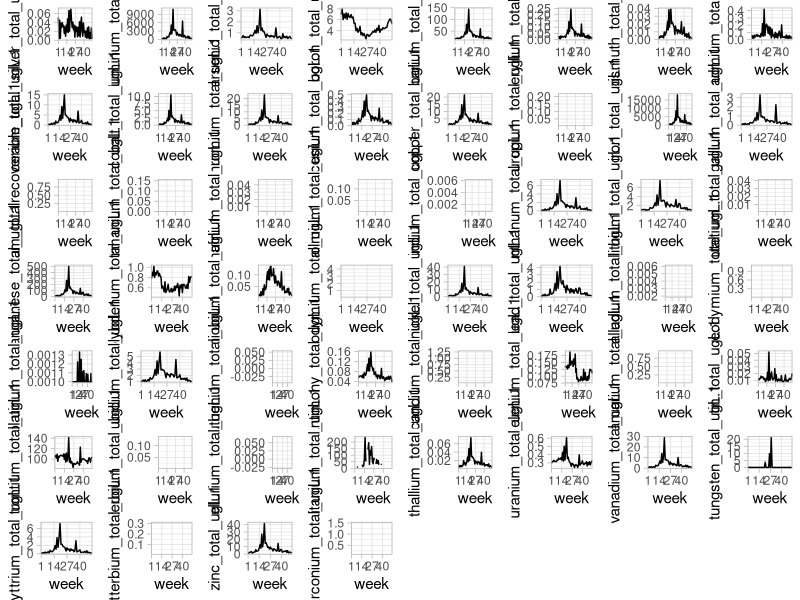
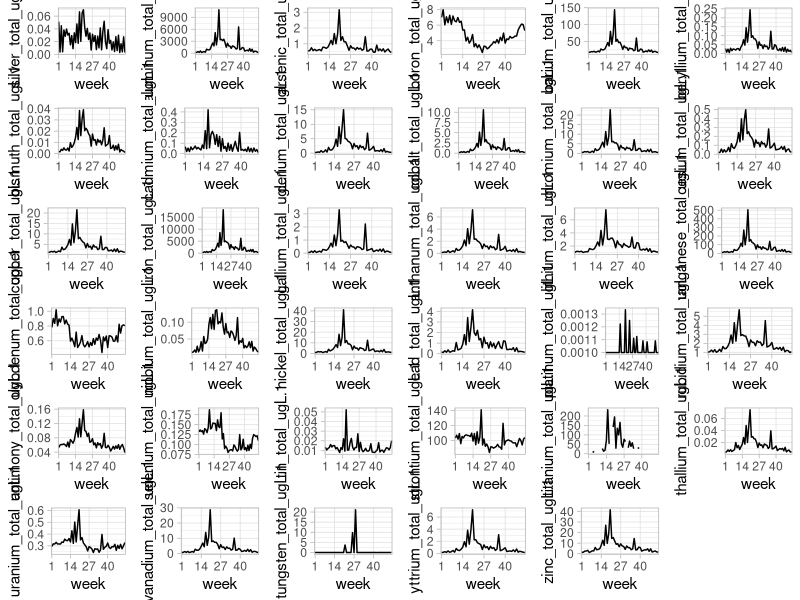
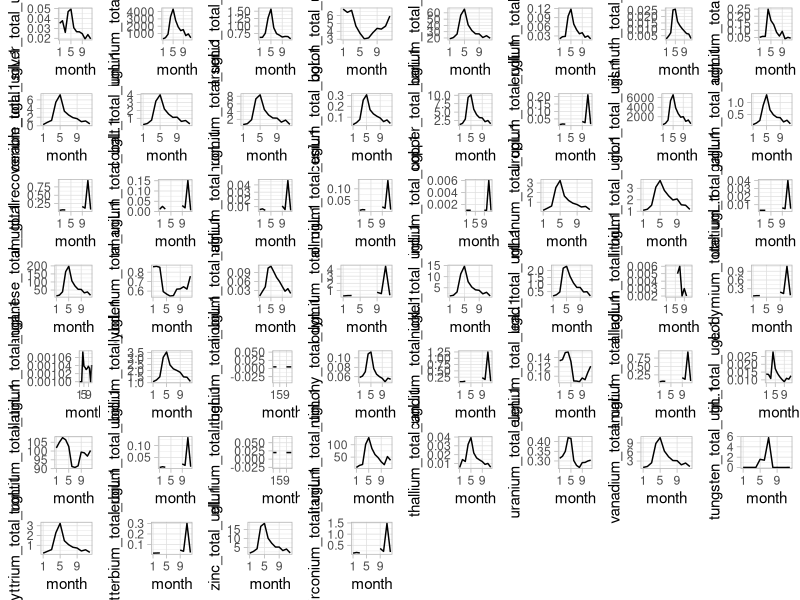
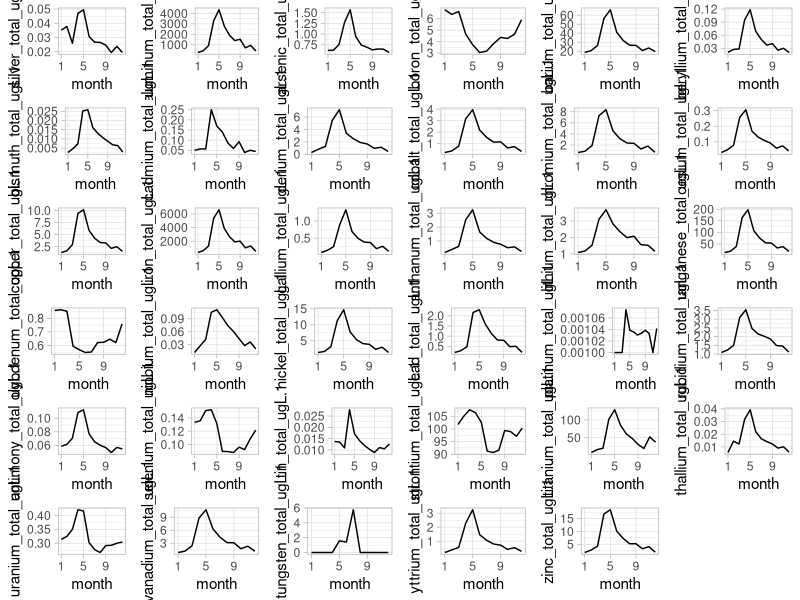
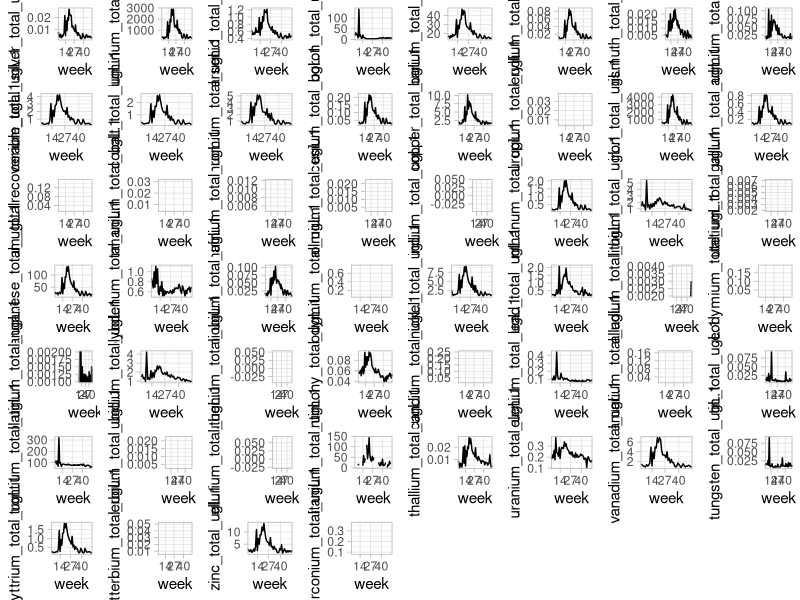
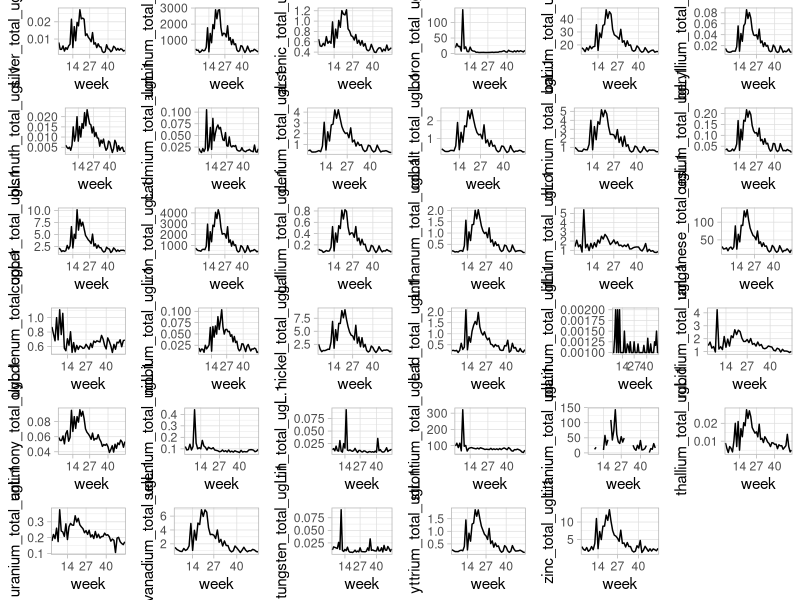
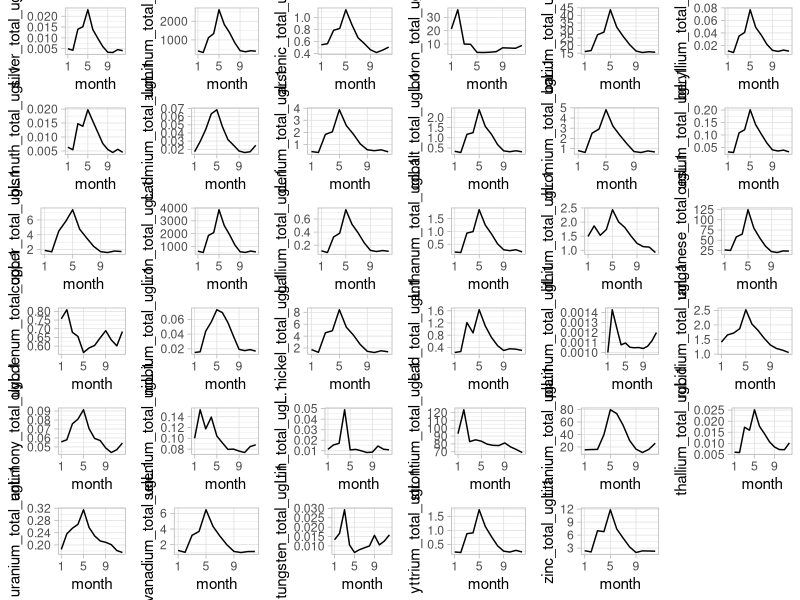
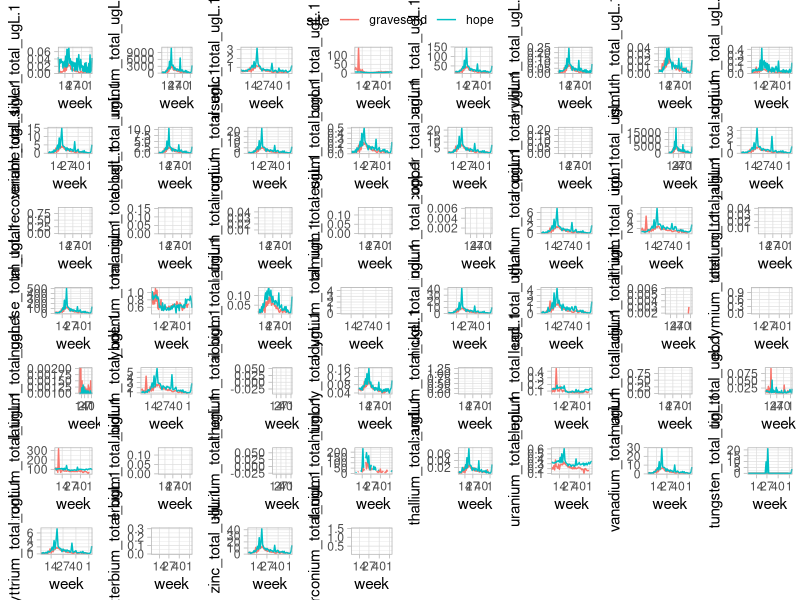

Recreate these plots in R, in order.
library(tidyverse)
library(dplyr)
library(ggpubr)

##Loading all hope datasheets and joining into one csv

hopemetals <- (read.csv("hopemetals1.csv") %>%
                 rename("sample_time" = 1)) %>%
  full_join((read.csv("hopemetals2.csv")%>%
               rename("sample_time" = 1,
                      "sample_number" = 2,
                      "sample_type" = 3)), 
             by = c("sample_time", "sample_number", "sample_type")) %>%
  full_join((read.csv("hopemetals3.csv") %>%
               rename("sample_time" = 1,
                      "sample_number" = 2,
                      "sample_type" = 3)), 
             by = c("sample_time", "sample_number", "sample_type")) %>%
  full_join((read.csv("hopemetals4.csv") %>%
               rename("sample_time" = 1,
                      "sample_number" = 2,
                      "sample_type" = 3)), 
             by = c("sample_time", "sample_number", "sample_type")) %>%
  full_join((read.csv("hopemetals5.csv") %>%
               rename("sample_time" = 1,
                      "sample_number" = 2,
                      "sample_type" = 3)), 
             by = c("sample_time", "sample_number", "sample_type")) %>%
  full_join((read.csv("hopemetals6.csv") %>%
               rename("sample_time" = 1,
                      "sample_number" = 2,
                      "sample_type" = 3)), 
             by = c("sample_time", "sample_number", "sample_type")) %>%
  filter(if_all(everything(), ~!grepl(-999999.000, .))) %>% #Removing an error variable
  mutate(week = lubridate::isoweek(sample_time),            #Adding week and month variables
         month = lubridate::month(sample_time)) %>%
  relocate(c("week", "month"), .after = sample_time) %>%
  mutate(week = factor(week),
         month = factor(month))

##Creating mean dataframes for weeks and months
hopemetals_meanweeks <-
  hopemetals %>%
  group_by(lubridate::isoweek(sample_time)) %>%
  summarize_at(vars(aluminum_total_ugL.1:zirconium_total_ugL.1),
               mean,
               na.rm=TRUE) %>%
  rename("week" = "lubridate::isoweek(sample_time)") %>%
  mutate(week = factor(week))

hopemetals_meanmonths <-
  hopemetals %>%
  group_by(lubridate::month(sample_time)) %>%
  summarize_at(vars(aluminum_total_ugL.1:zirconium_total_ugL.1),
               mean,
               na.rm=TRUE) %>%
  rename("month" = "lubridate::month(sample_time)") %>%
  mutate(month = factor(month))


##Plotting all elements by week (average lines only for facetting)
hopemetals_weeklineplots <- function(y) {
  ggplot() +
    geom_line(data = hopemetals_meanweeks,
              aes(x = week,
                  y={{y}},
                  group = 1)) +
    scale_x_discrete(breaks=seq(1,52,13)) +
    theme_light()
}

Al_week_line_hope <- hopemetals_weeklineplots(aluminum_total_ugL.1)
Sb_week_line_hope <- hopemetals_weeklineplots(antimony_total_ugL.1)
As_week_line_hope <- hopemetals_weeklineplots(arsenic_total_ugL.1)
Ba_week_line_hope <- hopemetals_weeklineplots(barium_total_ugL.1)
Be_week_line_hope <- hopemetals_weeklineplots(beryllium_total_ugL.1)
Bi_week_line_hope <- hopemetals_weeklineplots(bismuth_total_ugL.1)
B_week_line_hope <- hopemetals_weeklineplots(boron_total_ugL.1)
Cd_week_line_hope <- hopemetals_weeklineplots(cadmium_total_ugL.1)
Ce_week_line_hope <- hopemetals_weeklineplots(cerium_total_ugL.1)
Cs_week_line_hope <- hopemetals_weeklineplots(cesium_total_ugL.1)
Cr_week_line_hope <- hopemetals_weeklineplots(chromium_total_ugL.1)
Co_week_line_hope <- hopemetals_weeklineplots(cobalt_total_ugL.1)
Cu_week_line_hope <- hopemetals_weeklineplots(copper_total_ugL.1)
Eu_week_line_hope <-hopemetals_weeklineplots(europium_total_ugL.1)
Gd_week_line_hope <- hopemetals_weeklineplots(gadolinium_totalrecoverable_ugL.1)
Ga_week_line_hope <- hopemetals_weeklineplots(gallium_total_ugL.1)
Ge_week_line_hope <- hopemetals_weeklineplots(germanium_total_ugL.1)
Hf_week_line_hope <- hopemetals_weeklineplots(hafnium_total_ugL.1)
Ho_week_line_hope <- hopemetals_weeklineplots(holmium_total_ugL.1)
In_week_line_hope <- hopemetals_weeklineplots(indium_total_ugL.1)
Fe_week_line_hope <- hopemetals_weeklineplots(iron_total_ugL.1)
La_week_line_hope <- hopemetals_weeklineplots(lanthanum_total_ugL.1)
Pb_week_line_hope <- hopemetals_weeklineplots(lead_total_ugL.1)
Li_week_line_hope <- hopemetals_weeklineplots(lithium_total_ugL.1)
Lu_week_line_hope <- hopemetals_weeklineplots(lutetium_total_ugL.1)
Mn_week_line_hope <- hopemetals_weeklineplots(manganese_total_ugL.1)
Mo_week_line_hope <- hopemetals_weeklineplots(molybdenum_total_ugL.1)
Nd_week_line_hope <- hopemetals_weeklineplots(neodymium_total_ugL.1)
Ni_week_line_hope <- hopemetals_weeklineplots(nickel_total_ugL.1)
Nb_week_line_hope <- hopemetals_weeklineplots(niobium_total_ugL.1)
Pd_week_line_hope <- hopemetals_weeklineplots(palladium_total_ugL.1)
Pt_week_line_hope <- hopemetals_weeklineplots(platinum_total_ugL.1)
Pr_week_line_hope <- hopemetals_weeklineplots(praseodymium_total_ugL.1)
Rb_week_line_hope <- hopemetals_weeklineplots(rubidium_total_ugL.1)
Ru_week_line_hope <- hopemetals_weeklineplots(ruthenium_total_ugL.1)
Sm_week_line_hope <- hopemetals_weeklineplots(samarium_total_ugL.1)
Sc_week_line_hope <- hopemetals_weeklineplots(scandium_total_ugL.1)
Se_week_line_hope <- hopemetals_weeklineplots(selenium_total_ugL.1)
Ag_week_line_hope <- hopemetals_weeklineplots(silver_total_ugL.1)
Sr_week_line_hope <- hopemetals_weeklineplots(strontium_total_ugL.1)
Te_week_line_hope <- hopemetals_weeklineplots(tellurium_total_ugL.1)
Tb_week_line_hope <- hopemetals_weeklineplots(terbium_total_ugL.1)
Tl_week_line_hope <- hopemetals_weeklineplots(thallium_total_ugL.1)
Sn_week_line_hope <- hopemetals_weeklineplots(tin_total_ugL.1)
Ti_week_line_hope <- hopemetals_weeklineplots(titanium_total_ugL.1)
W_week_line_hope <- hopemetals_weeklineplots(tungsten_total_ugL.1)
U_week_line_hope <- hopemetals_weeklineplots(uranium_total_ugL.1)
V_week_line_hope <- hopemetals_weeklineplots(vanadium_total_ugL.1)
Yb_week_line_hope <- hopemetals_weeklineplots(ytterbium_total_ugL.1)
Y_week_line_hope <- hopemetals_weeklineplots(yttrium_total_ugL.1)
Zn_week_line_hope <- hopemetals_weeklineplots(zinc_total_ugL.1)
Zr_week_line_hope <- hopemetals_weeklineplots(zirconium_total_ugL.1)

allmetals_week_line_hope <-
ggarrange(Ag_week_line_hope,
          Al_week_line_hope,
          As_week_line_hope,
          B_week_line_hope,
          Ba_week_line_hope,
          Be_week_line_hope,
          Bi_week_line_hope,
          Cd_week_line_hope,
          Ce_week_line_hope,
          Co_week_line_hope,
          Cr_week_line_hope,
          Cs_week_line_hope,
          Cu_week_line_hope,
          Eu_week_line_hope,
          Fe_week_line_hope,
          Ga_week_line_hope,
          Gd_week_line_hope,
          Ge_week_line_hope,
          Hf_week_line_hope,
          Ho_week_line_hope,
          In_week_line_hope,
          La_week_line_hope,
          Li_week_line_hope,
          Lu_week_line_hope,
          Mn_week_line_hope,
          Mo_week_line_hope,
          Nb_week_line_hope,
          Nd_week_line_hope,
          Ni_week_line_hope,
          Pb_week_line_hope,
          Pd_week_line_hope,
          Pr_week_line_hope,
          Pt_week_line_hope,
          Rb_week_line_hope,
          Ru_week_line_hope,
          Sb_week_line_hope,
          Sc_week_line_hope,
          Se_week_line_hope,
          Sm_week_line_hope,
          Sn_week_line_hope,
          Sr_week_line_hope,
          Tb_week_line_hope,
          Te_week_line_hope,
          Ti_week_line_hope,
          Tl_week_line_hope,
          U_week_line_hope,
          V_week_line_hope,
          W_week_line_hope,
          Y_week_line_hope,
          Yb_week_line_hope,
          Zn_week_line_hope,
          Zr_week_line_hope,
          ncol = 8, nrow = 7)
          
print(allmetals_week_line_hope) #There are a bunch without any data so making a version without those

metals_week_line_hope <-
  ggarrange(Ag_week_line_hope,
            Al_week_line_hope,
            As_week_line_hope,
            B_week_line_hope,
            Ba_week_line_hope,
            Be_week_line_hope,
            Bi_week_line_hope,
            Cd_week_line_hope,
            Ce_week_line_hope,
            Co_week_line_hope,
            Cr_week_line_hope,
            Cs_week_line_hope,
            Cu_week_line_hope,
            Fe_week_line_hope,
            Ga_week_line_hope,
            La_week_line_hope,
            Li_week_line_hope,
            Mn_week_line_hope,
            Mo_week_line_hope,
            Nb_week_line_hope,
            Ni_week_line_hope,
            Pb_week_line_hope,
            Pt_week_line_hope,
            Rb_week_line_hope,
            Sb_week_line_hope,
            Se_week_line_hope,
            Sn_week_line_hope,
            Sr_week_line_hope,
            Ti_week_line_hope,
            Tl_week_line_hope,
            U_week_line_hope,
            V_week_line_hope,
            W_week_line_hope,
            Y_week_line_hope,
            Zn_week_line_hope,
            ncol = 6, nrow = 6)

print(metals_week_line_hope)

##Plotting all elements by month
hopemetals_monthlineplots <- function(y) {
  ggplot() +
    geom_line(data = hopemetals_meanmonths,
              aes(x = month,
                  y={{y}},
                  group = 1)) +
    scale_x_discrete(breaks=seq(1,12,4)) +
    theme_light()
}

Al_month_line_hope <- hopemetals_monthlineplots(aluminum_total_ugL.1)
Sb_month_line_hope <- hopemetals_monthlineplots(antimony_total_ugL.1)
As_month_line_hope <- hopemetals_monthlineplots(arsenic_total_ugL.1)
Ba_month_line_hope <- hopemetals_monthlineplots(barium_total_ugL.1)
Be_month_line_hope <- hopemetals_monthlineplots(beryllium_total_ugL.1)
Bi_month_line_hope <- hopemetals_monthlineplots(bismuth_total_ugL.1)
B_month_line_hope <- hopemetals_monthlineplots(boron_total_ugL.1)
Cd_month_line_hope <- hopemetals_monthlineplots(cadmium_total_ugL.1)
Ce_month_line_hope <- hopemetals_monthlineplots(cerium_total_ugL.1)
Cs_month_line_hope <- hopemetals_monthlineplots(cesium_total_ugL.1)
Cr_month_line_hope <- hopemetals_monthlineplots(chromium_total_ugL.1)
Co_month_line_hope <- hopemetals_monthlineplots(cobalt_total_ugL.1)
Cu_month_line_hope <- hopemetals_monthlineplots(copper_total_ugL.1)
Eu_month_line_hope <-hopemetals_monthlineplots(europium_total_ugL.1)
Gd_month_line_hope <- hopemetals_monthlineplots(gadolinium_totalrecoverable_ugL.1)
Ga_month_line_hope <- hopemetals_monthlineplots(gallium_total_ugL.1)
Ge_month_line_hope <- hopemetals_monthlineplots(germanium_total_ugL.1)
Hf_month_line_hope <- hopemetals_monthlineplots(hafnium_total_ugL.1)
Ho_month_line_hope <- hopemetals_monthlineplots(holmium_total_ugL.1)
In_month_line_hope <- hopemetals_monthlineplots(indium_total_ugL.1)
Fe_month_line_hope <- hopemetals_monthlineplots(iron_total_ugL.1)
La_month_line_hope <- hopemetals_monthlineplots(lanthanum_total_ugL.1)
Pb_month_line_hope <- hopemetals_monthlineplots(lead_total_ugL.1)
Li_month_line_hope <- hopemetals_monthlineplots(lithium_total_ugL.1)
Lu_month_line_hope <- hopemetals_monthlineplots(lutetium_total_ugL.1)
Mn_month_line_hope <- hopemetals_monthlineplots(manganese_total_ugL.1)
Mo_month_line_hope <- hopemetals_monthlineplots(molybdenum_total_ugL.1)
Nd_month_line_hope <- hopemetals_monthlineplots(neodymium_total_ugL.1)
Ni_month_line_hope <- hopemetals_monthlineplots(nickel_total_ugL.1)
Nb_month_line_hope <- hopemetals_monthlineplots(niobium_total_ugL.1)
Pd_month_line_hope <- hopemetals_monthlineplots(palladium_total_ugL.1)
Pt_month_line_hope <- hopemetals_monthlineplots(platinum_total_ugL.1)
Pr_month_line_hope <- hopemetals_monthlineplots(praseodymium_total_ugL.1)
Rb_month_line_hope <- hopemetals_monthlineplots(rubidium_total_ugL.1)
Ru_month_line_hope <- hopemetals_monthlineplots(ruthenium_total_ugL.1)
Sm_month_line_hope <- hopemetals_monthlineplots(samarium_total_ugL.1)
Sc_month_line_hope <- hopemetals_monthlineplots(scandium_total_ugL.1)
Se_month_line_hope <- hopemetals_monthlineplots(selenium_total_ugL.1)
Ag_month_line_hope <- hopemetals_monthlineplots(silver_total_ugL.1)
Sr_month_line_hope <- hopemetals_monthlineplots(strontium_total_ugL.1)
Te_month_line_hope <- hopemetals_monthlineplots(tellurium_total_ugL.1)
Tb_month_line_hope <- hopemetals_monthlineplots(terbium_total_ugL.1)
Tl_month_line_hope <- hopemetals_monthlineplots(thallium_total_ugL.1)
Sn_month_line_hope <- hopemetals_monthlineplots(tin_total_ugL.1)
Ti_month_line_hope <- hopemetals_monthlineplots(titanium_total_ugL.1)
W_month_line_hope <- hopemetals_monthlineplots(tungsten_total_ugL.1)
U_month_line_hope <- hopemetals_monthlineplots(uranium_total_ugL.1)
V_month_line_hope <- hopemetals_monthlineplots(vanadium_total_ugL.1)
Yb_month_line_hope <- hopemetals_monthlineplots(ytterbium_total_ugL.1)
Y_month_line_hope <- hopemetals_monthlineplots(yttrium_total_ugL.1)
Zn_month_line_hope <- hopemetals_monthlineplots(zinc_total_ugL.1)
Zr_month_line_hope <- hopemetals_monthlineplots(zirconium_total_ugL.1)

allmetals_month_line_hope <-
  ggarrange(Ag_month_line_hope,
            Al_month_line_hope,
            As_month_line_hope,
            B_month_line_hope,
            Ba_month_line_hope,
            Be_month_line_hope,
            Bi_month_line_hope,
            Cd_month_line_hope,
            Ce_month_line_hope,
            Co_month_line_hope,
            Cr_month_line_hope,
            Cs_month_line_hope,
            Cu_month_line_hope,
            Eu_month_line_hope,
            Fe_month_line_hope,
            Ga_month_line_hope,
            Gd_month_line_hope,
            Ge_month_line_hope,
            Hf_month_line_hope,
            Ho_month_line_hope,
            In_month_line_hope,
            La_month_line_hope,
            Li_month_line_hope,
            Lu_month_line_hope,
            Mn_month_line_hope,
            Mo_month_line_hope,
            Nb_month_line_hope,
            Nd_month_line_hope,
            Ni_month_line_hope,
            Pb_month_line_hope,
            Pd_month_line_hope,
            Pr_month_line_hope,
            Pt_month_line_hope,
            Rb_month_line_hope,
            Ru_month_line_hope,
            Sb_month_line_hope,
            Sc_month_line_hope,
            Se_month_line_hope,
            Sm_month_line_hope,
            Sn_month_line_hope,
            Sr_month_line_hope,
            Tb_month_line_hope,
            Te_month_line_hope,
            Ti_month_line_hope,
            Tl_month_line_hope,
            U_month_line_hope,
            V_month_line_hope,
            W_month_line_hope,
            Y_month_line_hope,
            Yb_month_line_hope,
            Zn_month_line_hope,
            Zr_month_line_hope,
            ncol = 8, nrow = 7)

print(allmetals_month_line_hope)

metals_month_line_hope <-
  ggarrange(Ag_month_line_hope,
            Al_month_line_hope,
            As_month_line_hope,
            B_month_line_hope,
            Ba_month_line_hope,
            Be_month_line_hope,
            Bi_month_line_hope,
            Cd_month_line_hope,
            Ce_month_line_hope,
            Co_month_line_hope,
            Cr_month_line_hope,
            Cs_month_line_hope,
            Cu_month_line_hope,
            Fe_month_line_hope,
            Ga_month_line_hope,
            La_month_line_hope,
            Li_month_line_hope,
            Mn_month_line_hope,
            Mo_month_line_hope,
            Nb_month_line_hope,
            Ni_month_line_hope,
            Pb_month_line_hope,
            Pt_month_line_hope,
            Rb_month_line_hope,
            Sb_month_line_hope,
            Se_month_line_hope,
            Sn_month_line_hope,
            Sr_month_line_hope,
            Ti_month_line_hope,
            Tl_month_line_hope,
            U_month_line_hope,
            V_month_line_hope,
            W_month_line_hope,
            Y_month_line_hope,
            Zn_month_line_hope,
            ncol = 6, nrow = 6)

print(metals_month_line_hope)

##GRAVESEND REACH

#Loading datasheets and joining to a single sheet

gravesendmetals <- (read.csv("gravesendmetals1.csv") %>%
                      rename("sample_time" = 1,
                             "sample_number" = 2,
                             "sample_type" = 3)) %>%
  full_join((read.csv("gravesendmetals2.csv")%>%
               rename("sample_time" = 1,
                      "sample_number" = 2,
                      "sample_type" = 3)), 
            by = c("sample_time", "sample_number", "sample_type")) %>%
  full_join((read.csv("gravesendmetals3.csv") %>%
               rename("sample_time" = 1,
                      "sample_number" = 2,
                      "sample_type" = 3)), 
            by = c("sample_time", "sample_number", "sample_type")) %>%
  full_join((read.csv("gravesendmetals4.csv") %>%
               rename("sample_time" = 1,
                      "sample_number" = 2,
                      "sample_type" = 3)), 
            by = c("sample_time", "sample_number", "sample_type")) %>%
  full_join((read.csv("gravesendmetals5.csv") %>%
               rename("sample_time" = 1,
                      "sample_number" = 2,
                      "sample_type" = 3)), 
            by = c("sample_time", "sample_number", "sample_type")) %>%
  full_join((read.csv("gravesendmetals6.csv") %>%
               rename("sample_time" = 1,
                      "sample_number" = 2,
                      "sample_type" = 3)), 
            by = c("sample_time", "sample_number", "sample_type")) %>%
  filter(if_all(everything(), ~!grepl(-999999.000, .))) %>% #Removing an error variable
  mutate(week = lubridate::isoweek(sample_time),            #Adding week and month variable to metals df
         month = lubridate::month(sample_time)) %>%
  relocate(c("week", "month"), .after = sample_time) %>%
  mutate(week = factor(week),
         month = factor(month))


##Creating mean dataframes for weeks and months
gravesendmetals_meanweeks <-
  gravesendmetals %>%
  group_by(lubridate::isoweek(sample_time)) %>%
  summarize_at(vars(aluminum_total_ugL.1:zirconium_total_ugL.1),
               mean,
               na.rm=TRUE) %>%
  rename("week" = "lubridate::isoweek(sample_time)") %>%
  mutate(week = factor(week))

gravesendmetals_meanmonths <-
  gravesendmetals %>%
  group_by(lubridate::month(sample_time)) %>%
  summarize_at(vars(aluminum_total_ugL.1:zirconium_total_ugL.1),
               mean,
               na.rm=TRUE) %>%
  rename("month" = "lubridate::month(sample_time)") %>%
  mutate(month = factor(month))

#Plotting week line plots

gravesendmetals_weeklineplots <- function(y) {
  ggplot() +
    geom_line(data = gravesendmetals_meanweeks,
              aes(x = week,
                  y={{y}},
                  group = 1)) +
    scale_x_discrete(breaks=seq(1,52,13)) +
    theme_light()
}

Al_week_line_gravesend <- gravesendmetals_weeklineplots(aluminum_total_ugL.1)
Sb_week_line_gravesend <- gravesendmetals_weeklineplots(antimony_total_ugL.1)
As_week_line_gravesend <- gravesendmetals_weeklineplots(arsenic_total_ugL.1)
Ba_week_line_gravesend <- gravesendmetals_weeklineplots(barium_total_ugL.1)
Be_week_line_gravesend <- gravesendmetals_weeklineplots(beryllium_total_ugL.1)
Bi_week_line_gravesend <- gravesendmetals_weeklineplots(bismuth_total_ugL.1)
B_week_line_gravesend <- gravesendmetals_weeklineplots(boron_total_ugL.1)
Cd_week_line_gravesend <- gravesendmetals_weeklineplots(cadmium_total_ugL.1)
Ce_week_line_gravesend <- gravesendmetals_weeklineplots(cerium_total_ugL.1)
Cs_week_line_gravesend <- gravesendmetals_weeklineplots(cesium_total_ugL.1)
Cr_week_line_gravesend <- gravesendmetals_weeklineplots(chromium_total_ugL.1)
Co_week_line_gravesend <- gravesendmetals_weeklineplots(cobalt_total_ugL.1)
Cu_week_line_gravesend <- gravesendmetals_weeklineplots(copper_total_ugL.1)
Eu_week_line_gravesend <-gravesendmetals_weeklineplots(europium_total_ugL.1)
Gd_week_line_gravesend <- gravesendmetals_weeklineplots(gadolinium_totalrecoverable_ugL.1)
Ga_week_line_gravesend <- gravesendmetals_weeklineplots(gallium_total_ugL.1)
Ge_week_line_gravesend <- gravesendmetals_weeklineplots(germanium_total_ugL.1)
Hf_week_line_gravesend <- gravesendmetals_weeklineplots(hafnium_total_ugL.1)
Ho_week_line_gravesend <- gravesendmetals_weeklineplots(holmium_total_ugL.1)
In_week_line_gravesend <- gravesendmetals_weeklineplots(indium_total_ugL.1)
Fe_week_line_gravesend <- gravesendmetals_weeklineplots(iron_total_ugL.1)
La_week_line_gravesend <- gravesendmetals_weeklineplots(lanthanum_total_ugL.1)
Pb_week_line_gravesend <- gravesendmetals_weeklineplots(lead_total_ugL.1)
Li_week_line_gravesend <- gravesendmetals_weeklineplots(lithium_total_ugL.1)
Lu_week_line_gravesend <- gravesendmetals_weeklineplots(lutetium_total_ugL.1)
Mn_week_line_gravesend <- gravesendmetals_weeklineplots(manganese_total_ugL.1)
Mo_week_line_gravesend <- gravesendmetals_weeklineplots(molybdenum_total_ugL.1)
Nd_week_line_gravesend <- gravesendmetals_weeklineplots(neodymium_total_ugL.1)
Ni_week_line_gravesend <- gravesendmetals_weeklineplots(nickel_total_ugL.1)
Nb_week_line_gravesend <- gravesendmetals_weeklineplots(niobium_total_ugL.1)
Pd_week_line_gravesend <- gravesendmetals_weeklineplots(palladium_total_ugL.1)
Pt_week_line_gravesend <- gravesendmetals_weeklineplots(platinum_total_ugL.1)
Pr_week_line_gravesend <- gravesendmetals_weeklineplots(praseodymium_total_ugL.1)
Rb_week_line_gravesend <- gravesendmetals_weeklineplots(rubidium_total_ugL.1)
Ru_week_line_gravesend <- gravesendmetals_weeklineplots(ruthenium_total_ugL.1)
Sm_week_line_gravesend <- gravesendmetals_weeklineplots(samarium_total_ugL.1)
Sc_week_line_gravesend <- gravesendmetals_weeklineplots(scandium_total_ugL.1)
Se_week_line_gravesend <- gravesendmetals_weeklineplots(selenium_total_ugL.1)
Ag_week_line_gravesend <- gravesendmetals_weeklineplots(silver_total_ugL.1)
Sr_week_line_gravesend <- gravesendmetals_weeklineplots(strontium_total_ugL.1)
Te_week_line_gravesend <- gravesendmetals_weeklineplots(tellurium_total_ugL.1)
Tb_week_line_gravesend <- gravesendmetals_weeklineplots(terbium_total_ugL.1)
Tl_week_line_gravesend <- gravesendmetals_weeklineplots(thallium_total_ugL.1)
Sn_week_line_gravesend <- gravesendmetals_weeklineplots(tin_total_ugL.1)
Ti_week_line_gravesend <- gravesendmetals_weeklineplots(titanium_total_ugL.1)
W_week_line_gravesend <- gravesendmetals_weeklineplots(tungsten_total_ugL.1)
U_week_line_gravesend <- gravesendmetals_weeklineplots(uranium_total_ugL.1)
V_week_line_gravesend <- gravesendmetals_weeklineplots(vanadium_total_ugL.1)
Yb_week_line_gravesend <- gravesendmetals_weeklineplots(ytterbium_total_ugL.1)
Y_week_line_gravesend <- gravesendmetals_weeklineplots(yttrium_total_ugL.1)
Zn_week_line_gravesend <- gravesendmetals_weeklineplots(zinc_total_ugL.1)
Zr_week_line_gravesend <- gravesendmetals_weeklineplots(zirconium_total_ugL.1)

allmetals_week_line_gravesend <-
  ggarrange(Ag_week_line_gravesend,
            Al_week_line_gravesend,
            As_week_line_gravesend,
            B_week_line_gravesend,
            Ba_week_line_gravesend,
            Be_week_line_gravesend,
            Bi_week_line_gravesend,
            Cd_week_line_gravesend,
            Ce_week_line_gravesend,
            Co_week_line_gravesend,
            Cr_week_line_gravesend,
            Cs_week_line_gravesend,
            Cu_week_line_gravesend,
            Eu_week_line_gravesend,
            Fe_week_line_gravesend,
            Ga_week_line_gravesend,
            Gd_week_line_gravesend,
            Ge_week_line_gravesend,
            Hf_week_line_gravesend,
            Ho_week_line_gravesend,
            In_week_line_gravesend,
            La_week_line_gravesend,
            Li_week_line_gravesend,
            Lu_week_line_gravesend,
            Mn_week_line_gravesend,
            Mo_week_line_gravesend,
            Nb_week_line_gravesend,
            Nd_week_line_gravesend,
            Ni_week_line_gravesend,
            Pb_week_line_gravesend,
            Pd_week_line_gravesend,
            Pr_week_line_gravesend,
            Pt_week_line_gravesend,
            Rb_week_line_gravesend,
            Ru_week_line_gravesend,
            Sb_week_line_gravesend,
            Sc_week_line_gravesend,
            Se_week_line_gravesend,
            Sm_week_line_gravesend,
            Sn_week_line_gravesend,
            Sr_week_line_gravesend,
            Tb_week_line_gravesend,
            Te_week_line_gravesend,
            Ti_week_line_gravesend,
            Tl_week_line_gravesend,
            U_week_line_gravesend,
            V_week_line_gravesend,
            W_week_line_gravesend,
            Y_week_line_gravesend,
            Yb_week_line_gravesend,
            Zn_week_line_gravesend,
            Zr_week_line_gravesend,
            ncol = 8, nrow = 7)

print(allmetals_week_line_gravesend) #There are a bunch without any data so making a version without those

metals_week_line_gravesend <-
  ggarrange(Ag_week_line_gravesend,
            Al_week_line_gravesend,
            As_week_line_gravesend,
            B_week_line_gravesend,
            Ba_week_line_gravesend,
            Be_week_line_gravesend,
            Bi_week_line_gravesend,
            Cd_week_line_gravesend,
            Ce_week_line_gravesend,
            Co_week_line_gravesend,
            Cr_week_line_gravesend,
            Cs_week_line_gravesend,
            Cu_week_line_gravesend,
            Fe_week_line_gravesend,
            Ga_week_line_gravesend,
            La_week_line_gravesend,
            Li_week_line_gravesend,
            Mn_week_line_gravesend,
            Mo_week_line_gravesend,
            Nb_week_line_gravesend,
            Ni_week_line_gravesend,
            Pb_week_line_gravesend,
            Pt_week_line_gravesend,
            Rb_week_line_gravesend,
            Sb_week_line_gravesend,
            Se_week_line_gravesend,
            Sn_week_line_gravesend,
            Sr_week_line_gravesend,
            Ti_week_line_gravesend,
            Tl_week_line_gravesend,
            U_week_line_gravesend,
            V_week_line_gravesend,
            W_week_line_gravesend,
            Y_week_line_gravesend,
            Zn_week_line_gravesend,
            ncol = 6, nrow = 6)

print(metals_week_line_gravesend)

#By month
gravesendmetals_monthlineplots <- function(y) {
  ggplot() +
    geom_line(data = gravesendmetals_meanmonths,
              aes(x = month,
                  y={{y}},
                  group = 1)) +
    scale_x_discrete(breaks=seq(1,12,4)) +
    theme_light()
}

Al_month_line_gravesend <- gravesendmetals_monthlineplots(aluminum_total_ugL.1)
Sb_month_line_gravesend <- gravesendmetals_monthlineplots(antimony_total_ugL.1)
As_month_line_gravesend <- gravesendmetals_monthlineplots(arsenic_total_ugL.1)
Ba_month_line_gravesend <- gravesendmetals_monthlineplots(barium_total_ugL.1)
Be_month_line_gravesend <- gravesendmetals_monthlineplots(beryllium_total_ugL.1)
Bi_month_line_gravesend <- gravesendmetals_monthlineplots(bismuth_total_ugL.1)
B_month_line_gravesend <- gravesendmetals_monthlineplots(boron_total_ugL.1)
Cd_month_line_gravesend <- gravesendmetals_monthlineplots(cadmium_total_ugL.1)
Ce_month_line_gravesend <- gravesendmetals_monthlineplots(cerium_total_ugL.1)
Cs_month_line_gravesend <- gravesendmetals_monthlineplots(cesium_total_ugL.1)
Cr_month_line_gravesend <- gravesendmetals_monthlineplots(chromium_total_ugL.1)
Co_month_line_gravesend <- gravesendmetals_monthlineplots(cobalt_total_ugL.1)
Cu_month_line_gravesend <- gravesendmetals_monthlineplots(copper_total_ugL.1)
Eu_month_line_gravesend <-gravesendmetals_monthlineplots(europium_total_ugL.1)
Gd_month_line_gravesend <- gravesendmetals_monthlineplots(gadolinium_totalrecoverable_ugL.1)
Ga_month_line_gravesend <- gravesendmetals_monthlineplots(gallium_total_ugL.1)
Ge_month_line_gravesend <- gravesendmetals_monthlineplots(germanium_total_ugL.1)
Hf_month_line_gravesend <- gravesendmetals_monthlineplots(hafnium_total_ugL.1)
Ho_month_line_gravesend <- gravesendmetals_monthlineplots(holmium_total_ugL.1)
In_month_line_gravesend <- gravesendmetals_monthlineplots(indium_total_ugL.1)
Fe_month_line_gravesend <- gravesendmetals_monthlineplots(iron_total_ugL.1)
La_month_line_gravesend <- gravesendmetals_monthlineplots(lanthanum_total_ugL.1)
Pb_month_line_gravesend <- gravesendmetals_monthlineplots(lead_total_ugL.1)
Li_month_line_gravesend <- gravesendmetals_monthlineplots(lithium_total_ugL.1)
Lu_month_line_gravesend <- gravesendmetals_monthlineplots(lutetium_total_ugL.1)
Mn_month_line_gravesend <- gravesendmetals_monthlineplots(manganese_total_ugL.1)
Mo_month_line_gravesend <- gravesendmetals_monthlineplots(molybdenum_total_ugL.1)
Nd_month_line_gravesend <- gravesendmetals_monthlineplots(neodymium_total_ugL.1)
Ni_month_line_gravesend <- gravesendmetals_monthlineplots(nickel_total_ugL.1)
Nb_month_line_gravesend <- gravesendmetals_monthlineplots(niobium_total_ugL.1)
Pd_month_line_gravesend <- gravesendmetals_monthlineplots(palladium_total_ugL.1)
Pt_month_line_gravesend <- gravesendmetals_monthlineplots(platinum_total_ugL.1)
Pr_month_line_gravesend <- gravesendmetals_monthlineplots(praseodymium_total_ugL.1)
Rb_month_line_gravesend <- gravesendmetals_monthlineplots(rubidium_total_ugL.1)
Ru_month_line_gravesend <- gravesendmetals_monthlineplots(ruthenium_total_ugL.1)
Sm_month_line_gravesend <- gravesendmetals_monthlineplots(samarium_total_ugL.1)
Sc_month_line_gravesend <- gravesendmetals_monthlineplots(scandium_total_ugL.1)
Se_month_line_gravesend <- gravesendmetals_monthlineplots(selenium_total_ugL.1)
Ag_month_line_gravesend <- gravesendmetals_monthlineplots(silver_total_ugL.1)
Sr_month_line_gravesend <- gravesendmetals_monthlineplots(strontium_total_ugL.1)
Te_month_line_gravesend <- gravesendmetals_monthlineplots(tellurium_total_ugL.1)
Tb_month_line_gravesend <- gravesendmetals_monthlineplots(terbium_total_ugL.1)
Tl_month_line_gravesend <- gravesendmetals_monthlineplots(thallium_total_ugL.1)
Sn_month_line_gravesend <- gravesendmetals_monthlineplots(tin_total_ugL.1)
Ti_month_line_gravesend <- gravesendmetals_monthlineplots(titanium_total_ugL.1)
W_month_line_gravesend <- gravesendmetals_monthlineplots(tungsten_total_ugL.1)
U_month_line_gravesend <- gravesendmetals_monthlineplots(uranium_total_ugL.1)
V_month_line_gravesend <- gravesendmetals_monthlineplots(vanadium_total_ugL.1)
Yb_month_line_gravesend <- gravesendmetals_monthlineplots(ytterbium_total_ugL.1)
Y_month_line_gravesend <- gravesendmetals_monthlineplots(yttrium_total_ugL.1)
Zn_month_line_gravesend <- gravesendmetals_monthlineplots(zinc_total_ugL.1)
Zr_month_line_gravesend <- gravesendmetals_monthlineplots(zirconium_total_ugL.1)

metals_month_line_gravesend <-
  ggarrange(Ag_month_line_gravesend,
            Al_month_line_gravesend,
            As_month_line_gravesend,
            B_month_line_gravesend,
            Ba_month_line_gravesend,
            Be_month_line_gravesend,
            Bi_month_line_gravesend,
            Cd_month_line_gravesend,
            Ce_month_line_gravesend,
            Co_month_line_gravesend,
            Cr_month_line_gravesend,
            Cs_month_line_gravesend,
            Cu_month_line_gravesend,
            Fe_month_line_gravesend,
            Ga_month_line_gravesend,
            La_month_line_gravesend,
            Li_month_line_gravesend,
            Mn_month_line_gravesend,
            Mo_month_line_gravesend,
            Nb_month_line_gravesend,
            Ni_month_line_gravesend,
            Pb_month_line_gravesend,
            Pt_month_line_gravesend,
            Rb_month_line_gravesend,
            Sb_month_line_gravesend,
            Se_month_line_gravesend,
            Sn_month_line_gravesend,
            Sr_month_line_gravesend,
            Ti_month_line_gravesend,
            Tl_month_line_gravesend,
            U_month_line_gravesend,
            V_month_line_gravesend,
            W_month_line_gravesend,
            Y_month_line_gravesend,
            Zn_month_line_gravesend,
            ncol = 6, nrow = 6)

print(metals_month_line_gravesend)

###Combining Hope and gravesend plots

hopemetalssite <-
hopemetals %>%
  mutate(site = "hope") %>%
  relocate(site, .after = month)

gravesendmetalssite <-
  gravesendmetals %>%
  mutate(site = "gravesend") %>%
  relocate(site, .after = month) %>%
  subset(select = -c(iridium_total_ugL.1))


metals <- full_join(hopemetalssite, gravesendmetalssite, 
            by = (colnames(hopemetalssite)))

metals_meanweeks <-
  metals %>%
  group_by(site, lubridate::isoweek(sample_time)) %>%
  summarize_at(vars(aluminum_total_ugL.1:zirconium_total_ugL.1),
               mean,
               na.rm=TRUE) %>%
  rename("week" = "lubridate::isoweek(sample_time)") %>%
  mutate(week = factor(week))

metals_meanmonths <-
  metals %>%
  group_by(site, lubridate::month(sample_time)) %>%
  summarize_at(vars(aluminum_total_ugL.1:zirconium_total_ugL.1),
               mean,
               na.rm=TRUE) %>%
  rename("month" = "lubridate::month(sample_time)") %>%
  mutate(month = factor(month))

#combined metals week line

metals_weeklineplots <- function(y) {
  ggplot() +
    geom_line(data = metals_meanweeks,
              aes(x = week,
                  y={{y}},
                  group = site,
                  colour = site)) +
    scale_x_discrete(breaks=seq(1,52,13)) +
    theme_light()
}

Al_week_line <- metals_weeklineplots(aluminum_total_ugL.1)
Sb_week_line <- metals_weeklineplots(antimony_total_ugL.1)
As_week_line <- metals_weeklineplots(arsenic_total_ugL.1)
Ba_week_line <- metals_weeklineplots(barium_total_ugL.1)
Be_week_line <- metals_weeklineplots(beryllium_total_ugL.1)
Bi_week_line <- metals_weeklineplots(bismuth_total_ugL.1)
B_week_line <- metals_weeklineplots(boron_total_ugL.1)
Cd_week_line <- metals_weeklineplots(cadmium_total_ugL.1)
Ce_week_line <- metals_weeklineplots(cerium_total_ugL.1)
Cs_week_line <- metals_weeklineplots(cesium_total_ugL.1)
Cr_week_line <- metals_weeklineplots(chromium_total_ugL.1)
Co_week_line <- metals_weeklineplots(cobalt_total_ugL.1)
Cu_week_line <- metals_weeklineplots(copper_total_ugL.1)
Eu_week_line <-metals_weeklineplots(europium_total_ugL.1)
Gd_week_line <- metals_weeklineplots(gadolinium_totalrecoverable_ugL.1)
Ga_week_line <- metals_weeklineplots(gallium_total_ugL.1)
Ge_week_line <- metals_weeklineplots(germanium_total_ugL.1)
Hf_week_line <- metals_weeklineplots(hafnium_total_ugL.1)
Ho_week_line <- metals_weeklineplots(holmium_total_ugL.1)
In_week_line <- metals_weeklineplots(indium_total_ugL.1)
Fe_week_line <- metals_weeklineplots(iron_total_ugL.1)
La_week_line <- metals_weeklineplots(lanthanum_total_ugL.1)
Pb_week_line <- metals_weeklineplots(lead_total_ugL.1)
Li_week_line <- metals_weeklineplots(lithium_total_ugL.1)
Lu_week_line <- metals_weeklineplots(lutetium_total_ugL.1)
Mn_week_line <- metals_weeklineplots(manganese_total_ugL.1)
Mo_week_line <- metals_weeklineplots(molybdenum_total_ugL.1)
Nd_week_line <- metals_weeklineplots(neodymium_total_ugL.1)
Ni_week_line <- metals_weeklineplots(nickel_total_ugL.1)
Nb_week_line <- metals_weeklineplots(niobium_total_ugL.1)
Pd_week_line <- metals_weeklineplots(palladium_total_ugL.1)
Pt_week_line <- metals_weeklineplots(platinum_total_ugL.1)
Pr_week_line <- metals_weeklineplots(praseodymium_total_ugL.1)
Rb_week_line <- metals_weeklineplots(rubidium_total_ugL.1)
Ru_week_line <- metals_weeklineplots(ruthenium_total_ugL.1)
Sm_week_line <- metals_weeklineplots(samarium_total_ugL.1)
Sc_week_line <- metals_weeklineplots(scandium_total_ugL.1)
Se_week_line <- metals_weeklineplots(selenium_total_ugL.1)
Ag_week_line <- metals_weeklineplots(silver_total_ugL.1)
Sr_week_line <- metals_weeklineplots(strontium_total_ugL.1)
Te_week_line <- metals_weeklineplots(tellurium_total_ugL.1)
Tb_week_line <- metals_weeklineplots(terbium_total_ugL.1)
Tl_week_line <- metals_weeklineplots(thallium_total_ugL.1)
Sn_week_line <- metals_weeklineplots(tin_total_ugL.1)
Ti_week_line <- metals_weeklineplots(titanium_total_ugL.1)
W_week_line <- metals_weeklineplots(tungsten_total_ugL.1)
U_week_line <- metals_weeklineplots(uranium_total_ugL.1)
V_week_line <- metals_weeklineplots(vanadium_total_ugL.1)
Yb_week_line <- metals_weeklineplots(ytterbium_total_ugL.1)
Y_week_line <- metals_weeklineplots(yttrium_total_ugL.1)
Zn_week_line <- metals_weeklineplots(zinc_total_ugL.1)
Zr_week_line <- metals_weeklineplots(zirconium_total_ugL.1)

allmetals_week_line <-
  ggarrange(Ag_week_line,
            Al_week_line,
            As_week_line,
            B_week_line,
            Ba_week_line,
            Be_week_line,
            Bi_week_line,
            Cd_week_line,
            Ce_week_line,
            Co_week_line,
            Cr_week_line,
            Cs_week_line,
            Cu_week_line,
            Eu_week_line,
            Fe_week_line,
            Ga_week_line,
            Gd_week_line,
            Ge_week_line,
            Hf_week_line,
            Ho_week_line,
            In_week_line,
            La_week_line,
            Li_week_line,
            Lu_week_line,
            Mn_week_line,
            Mo_week_line,
            Nb_week_line,
            Nd_week_line,
            Ni_week_line,
            Pb_week_line,
            Pd_week_line,
            Pr_week_line,
            Pt_week_line,
            Rb_week_line,
            Ru_week_line,
            Sb_week_line,
            Sc_week_line,
            Se_week_line,
            Sm_week_line,
            Sn_week_line,
            Sr_week_line,
            Tb_week_line,
            Te_week_line,
            Ti_week_line,
            Tl_week_line,
            U_week_line,
            V_week_line,
            W_week_line,
            Y_week_line,
            Yb_week_line,
            Zn_week_line,
            Zr_week_line,
            ncol = 8, nrow = 7,
            common.legend = TRUE)

print(allmetals_week_line) #There are a bunch without any data so making a version without those

metals_week_line <-
  ggarrange(Ag_week_line,
            Al_week_line,
            As_week_line,
            B_week_line,
            Ba_week_line,
            Be_week_line,
            Bi_week_line,
            Cd_week_line,
            Ce_week_line,
            Co_week_line,
            Cr_week_line,
            Cs_week_line,
            Cu_week_line,
            Fe_week_line,
            Ga_week_line,
            La_week_line,
            Li_week_line,
            Mn_week_line,
            Mo_week_line,
            Nb_week_line,
            Ni_week_line,
            Pb_week_line,
            Pt_week_line,
            Rb_week_line,
            Sb_week_line,
            Se_week_line,
            Sn_week_line,
            Sr_week_line,
            Ti_week_line,
            Tl_week_line,
            U_week_line,
            V_week_line,
            W_week_line,
            Y_week_line,
            Zn_week_line,
            ncol = 6, nrow = 6,
            common.legend = TRUE,
            legend = "right")

print(metals_week_line)


#combined metals month line

metals_monthlineplots <- function(y) {
  ggplot() +
    geom_line(data = metals_meanmonths,
              aes(x = month,
                  y={{y}},
                  group = site,
                  colour = site)) +
    scale_x_discrete(breaks=seq(1,12,4)) +
    theme_light()
}

Al_month_line <- metals_monthlineplots(aluminum_total_ugL.1)
Sb_month_line <- metals_monthlineplots(antimony_total_ugL.1)
As_month_line <- metals_monthlineplots(arsenic_total_ugL.1)
Ba_month_line <- metals_monthlineplots(barium_total_ugL.1)
Be_month_line <- metals_monthlineplots(beryllium_total_ugL.1)
Bi_month_line <- metals_monthlineplots(bismuth_total_ugL.1)
B_month_line <- metals_monthlineplots(boron_total_ugL.1)
Cd_month_line <- metals_monthlineplots(cadmium_total_ugL.1)
Ce_month_line <- metals_monthlineplots(cerium_total_ugL.1)
Cs_month_line <- metals_monthlineplots(cesium_total_ugL.1)
Cr_month_line <- metals_monthlineplots(chromium_total_ugL.1)
Co_month_line <- metals_monthlineplots(cobalt_total_ugL.1)
Cu_month_line <- metals_monthlineplots(copper_total_ugL.1)
Eu_month_line <-metals_monthlineplots(europium_total_ugL.1)
Gd_month_line <- metals_monthlineplots(gadolinium_totalrecoverable_ugL.1)
Ga_month_line <- metals_monthlineplots(gallium_total_ugL.1)
Ge_month_line <- metals_monthlineplots(germanium_total_ugL.1)
Hf_month_line <- metals_monthlineplots(hafnium_total_ugL.1)
Ho_month_line <- metals_monthlineplots(holmium_total_ugL.1)
In_month_line <- metals_monthlineplots(indium_total_ugL.1)
Fe_month_line <- metals_monthlineplots(iron_total_ugL.1)
La_month_line <- metals_monthlineplots(lanthanum_total_ugL.1)
Pb_month_line <- metals_monthlineplots(lead_total_ugL.1)
Li_month_line <- metals_monthlineplots(lithium_total_ugL.1)
Lu_month_line <- metals_monthlineplots(lutetium_total_ugL.1)
Mn_month_line <- metals_monthlineplots(manganese_total_ugL.1)
Mo_month_line <- metals_monthlineplots(molybdenum_total_ugL.1)
Nd_month_line <- metals_monthlineplots(neodymium_total_ugL.1)
Ni_month_line <- metals_monthlineplots(nickel_total_ugL.1)
Nb_month_line <- metals_monthlineplots(niobium_total_ugL.1)
Pd_month_line <- metals_monthlineplots(palladium_total_ugL.1)
Pt_month_line <- metals_monthlineplots(platinum_total_ugL.1)
Pr_month_line <- metals_monthlineplots(praseodymium_total_ugL.1)
Rb_month_line <- metals_monthlineplots(rubidium_total_ugL.1)
Ru_month_line <- metals_monthlineplots(ruthenium_total_ugL.1)
Sm_month_line <- metals_monthlineplots(samarium_total_ugL.1)
Sc_month_line <- metals_monthlineplots(scandium_total_ugL.1)
Se_month_line <- metals_monthlineplots(selenium_total_ugL.1)
Ag_month_line <- metals_monthlineplots(silver_total_ugL.1)
Sr_month_line <- metals_monthlineplots(strontium_total_ugL.1)
Te_month_line <- metals_monthlineplots(tellurium_total_ugL.1)
Tb_month_line <- metals_monthlineplots(terbium_total_ugL.1)
Tl_month_line <- metals_monthlineplots(thallium_total_ugL.1)
Sn_month_line <- metals_monthlineplots(tin_total_ugL.1)
Ti_month_line <- metals_monthlineplots(titanium_total_ugL.1)
W_month_line <- metals_monthlineplots(tungsten_total_ugL.1)
U_month_line <- metals_monthlineplots(uranium_total_ugL.1)
V_month_line <- metals_monthlineplots(vanadium_total_ugL.1)
Yb_month_line <- metals_monthlineplots(ytterbium_total_ugL.1)
Y_month_line <- metals_monthlineplots(yttrium_total_ugL.1)
Zn_month_line <- metals_monthlineplots(zinc_total_ugL.1)
Zr_month_line <- metals_monthlineplots(zirconium_total_ugL.1)

allmetals_month_line <-
  ggarrange(Ag_month_line,
            Al_month_line,
            As_month_line,
            B_month_line,
            Ba_month_line,
            Be_month_line,
            Bi_month_line,
            Cd_month_line,
            Ce_month_line,
            Co_month_line,
            Cr_month_line,
            Cs_month_line,
            Cu_month_line,
            Eu_month_line,
            Fe_month_line,
            Ga_month_line,
            Gd_month_line,
            Ge_month_line,
            Hf_month_line,
            Ho_month_line,
            In_month_line,
            La_month_line,
            Li_month_line,
            Lu_month_line,
            Mn_month_line,
            Mo_month_line,
            Nb_month_line,
            Nd_month_line,
            Ni_month_line,
            Pb_month_line,
            Pd_month_line,
            Pr_month_line,
            Pt_month_line,
            Rb_month_line,
            Ru_month_line,
            Sb_month_line,
            Sc_month_line,
            Se_month_line,
            Sm_month_line,
            Sn_month_line,
            Sr_month_line,
            Tb_month_line,
            Te_month_line,
            Ti_month_line,
            Tl_month_line,
            U_month_line,
            V_month_line,
            W_month_line,
            Y_month_line,
            Yb_month_line,
            Zn_month_line,
            Zr_month_line,
            ncol = 8, nrow = 7,
            common.legend = TRUE)

print(allmetals_month_line) #There are a bunch without any data so making a version without those

metals_month_line <-
  ggarrange(Ag_month_line,
            Al_month_line,
            As_month_line,
            B_month_line,
            Ba_month_line,
            Be_month_line,
            Bi_month_line,
            Cd_month_line,
            Ce_month_line,
            Co_month_line,
            Cr_month_line,
            Cs_month_line,
            Cu_month_line,
            Fe_month_line,
            Ga_month_line,
            La_month_line,
            Li_month_line,
            Mn_month_line,
            Mo_month_line,
            Nb_month_line,
            Ni_month_line,
            Pb_month_line,
            Pt_month_line,
            Rb_month_line,
            Sb_month_line,
            Se_month_line,
            Sn_month_line,
            Sr_month_line,
            Ti_month_line,
            Tl_month_line,
            U_month_line,
            V_month_line,
            W_month_line,
            Y_month_line,
            Zn_month_line,
            ncol = 6, nrow = 6,
            common.legend = TRUE,
            legend = "right")

print(metals_month_line)



###Plotting individual elements: points and lines
weektimeseries <- function(pointdata, linedata, y) {
  ggplot() +
    geom_point(data = pointdata,
               aes(x = week,
                   y= {{y}}),
               alpha = 1/5)+
    geom_line(data = linedata,
              aes(x = week,
                  y= {{y}},
                  group = 1)) +
    theme_light()
}

Al_week_hope <- weektimeseries(pointdata = hopemetals,
                               linedata = hopemetals_meanweeks,
                               y = aluminum_total_ugL.1)
Al_week_hope

Al_week_gravesend <- weektimeseries(pointdata = gravesendmetals,
                                    linedata = gravesendmetals_meanweeks,
                                    y = aluminum_total_ugL.1)
Al_week_gravesend

ggarrange(Al_week_hope, Al_week_gravesend,
          labels = c("Hope", "Gravesend reach"),
          hjust = c(-1.5, -.4),
          vjust = 2,
          nrow = 2, ncol = 1)

monthtimeseries <- function(pointdata, linedata, y) {
  ggplot() +
    geom_point(data = pointdata,
               aes(x = month,
                   y= {{y}}),
               alpha = 1/5)+
    geom_line(data = linedata,
              aes(x = month,
                  y= {{y}},
                  group = 1)) +
    theme_light()
}

Al_month_hope <- monthtimeseries(pointdata = hopemetals,
                                 linedata = hopemetals_meanmonths,
                                 y = aluminum_total_ugL.1)
Al_month_hope
